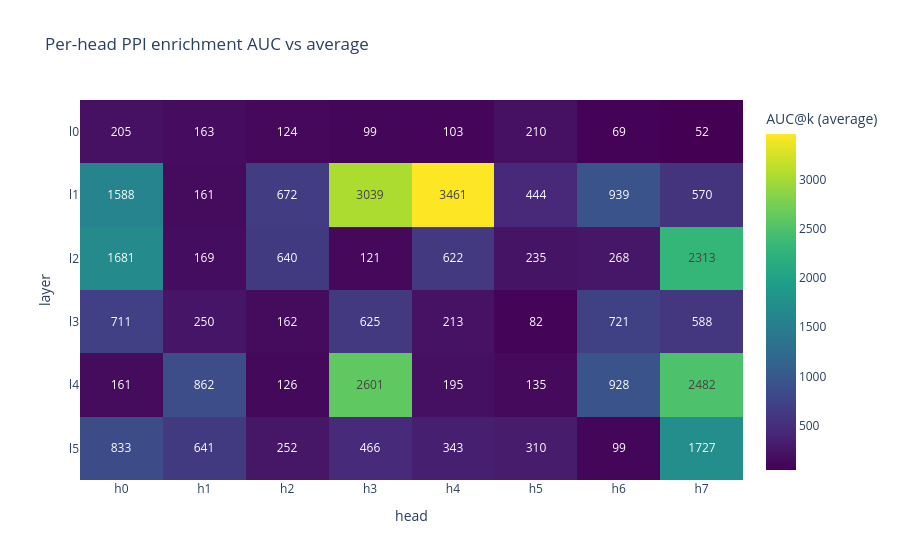
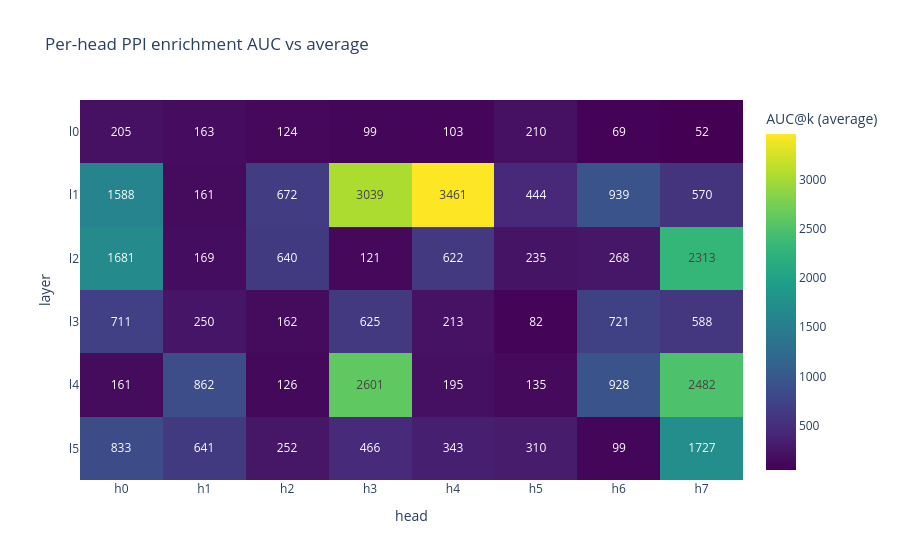

Notebook code for these charts, in order:
### Markdown cell above
#### Find which heads hold the singal

### Code cell
from protgpt.api import eval_attention_heads
res = eval_attention_heads(CKPT, DATA, db="combined")

### Figure 1 — Plotly figure (JSON) as saved in the notebook; plotly's stock layout.template omitted (floating-point values rounded to 4 significant figures)
{"data": [{"coloraxis": "coloraxis", "hovertemplate": "head: %{x}<br>layer: %{y}<br>AUC@k (average): %{z}<extra></extra>", "name": "0", "texttemplate": "%{z:.0f}", "type": "heatmap", "x": ["h0", "h1", "h2", "h3", "h4", "h5", "h6", "h7"], "xaxis": "x", "y": ["l0", "l1", "l2", "l3", "l4", "l5"], "yaxis": "y", "z": [[205.1, 163.0, 124.0, 98.74, 102.6, 209.8, 69.48, 51.62], [1588.0, 160.7, 671.6, 3039.0, 3461.0, 443.7, 938.9, 570.5], [1681.0, 168.8, 640.2, 121.4, 622.0, 234.7, 267.6, 2313.0], [711.3, 250.2, 162.0, 625.3, 212.7, 81.98, 720.6, 588.4], [160.6, 862.5, 126.4, 2601.0, 194.9, 134.6, 928.4, 2482.0], [832.5, 641.1, 251.8, 465.9, 342.8, 310.0, 98.9, 1727.0]]}], "layout": {"coloraxis": {"colorbar": {"title": {"text": "AUC@k (average)"}}, "colorscale": [[0, "#440154"], [0.1111, "#482878"], [0.2222, "#3e4989"], [0.3333, "#31688e"], [0.4444, "#26828e"], [0.5556, "#1f9e89"], [0.6667, "#35b779"], [0.7778, "#6ece58"], [0.8889, "#b5de2b"], [1, "#fde725"]]}, "title": {"text": "Per-head PPI enrichment AUC vs average"}, "xaxis": {"anchor": "y", "domain": [0, 1], "title": {"text": "head"}}, "yaxis": {"anchor": "x", "autorange": "reversed", "domain": [0, 1], "title": {"text": "layer"}}}}

### Figure 2 — Plotly figure (JSON) as saved in the notebook; plotly's stock layout.template omitted (floating-point values rounded to 4 significant figures)
{"data": [{"coloraxis": "coloraxis", "hovertemplate": "head: %{x}<br>layer: %{y}<br>AUC@k (average): %{z}<extra></extra>", "name": "0", "texttemplate": "%{z:.0f}", "type": "heatmap", "x": ["h0", "h1", "h2", "h3", "h4", "h5", "h6", "h7"], "xaxis": "x", "y": ["l0", "l1", "l2", "l3", "l4", "l5"], "yaxis": "y", "z": [[205.1, 163.0, 124.0, 98.74, 102.6, 209.8, 69.48, 51.62], [1588.0, 160.7, 671.6, 3039.0, 3461.0, 443.7, 938.9, 570.5], [1681.0, 168.8, 640.2, 121.4, 622.0, 234.7, 267.6, 2313.0], [711.3, 250.2, 162.0, 625.3, 212.7, 81.98, 720.6, 588.4], [160.6, 862.5, 126.4, 2601.0, 194.9, 134.6, 928.4, 2482.0], [832.5, 641.1, 251.8, 465.9, 342.8, 310.0, 98.9, 1727.0]]}], "layout": {"coloraxis": {"colorbar": {"title": {"text": "AUC@k (average)"}}, "colorscale": [[0, "#440154"], [0.1111, "#482878"], [0.2222, "#3e4989"], [0.3333, "#31688e"], [0.4444, "#26828e"], [0.5556, "#1f9e89"], [0.6667, "#35b779"], [0.7778, "#6ece58"], [0.8889, "#b5de2b"], [1, "#fde725"]]}, "title": {"text": "Per-head PPI enrichment AUC vs average"}, "xaxis": {"anchor": "y", "domain": [0, 1], "title": {"text": "head"}}, "yaxis": {"anchor": "x", "autorange": "reversed", "domain": [0, 1], "title": {"text": "layer"}}}}
